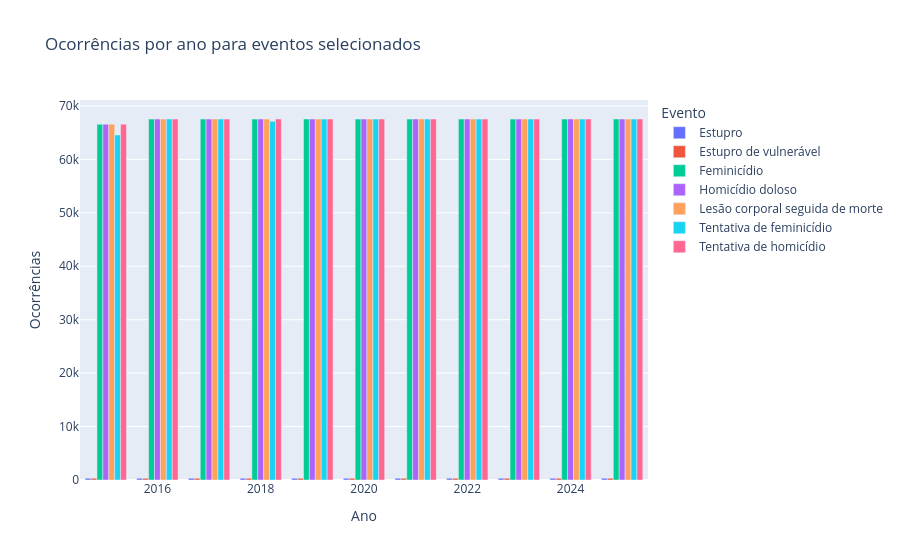

Write notebook code for a chart like this one.
### Markdown cell above
plot feito pelo codex

### Code cell
eventos_para_plotar = [
    "Estupro",                                                              
    "Estupro de vulnerável",
    "Feminicídio",
    "Homicídio doloso",
    "Lesão corporal seguida de morte",
    "Tentativa de feminicídio",
    "Tentativa de homicídio",
]

eventos_por_ano_stmt = (
    select(
        ano.label("ano"),
        evento.label("evento"),
        func.count().label("quantidade"),
    )
    .where(evento.in_(eventos_para_plotar))
    .group_by(ano, evento)
    .order_by(ano, evento)
)

eventos_por_ano_df = pd.read_sql_query(eventos_por_ano_stmt, engine)

fig = px.bar(
    eventos_por_ano_df,
    x="ano",
    y="quantidade",
    color="evento",
    barmode="group",
    title="Ocorrências por ano para eventos selecionados",
    labels={"ano": "Ano", "quantidade": "Ocorrências", "evento": "Evento"},
)
fig.show()

### Figure 1 — Plotly figure (JSON) as saved in the notebook; plotly's stock layout.template omitted (floating-point values rounded to 4 significant figures)
{"data": [{"alignmentgroup": "True", "hovertemplate": "Evento=Estupro<br>Ano=%{x}<br>Ocorrências=%{y}<extra></extra>", "legendgroup": "Estupro", "marker": {"color": "#636efa", "pattern": {"shape": ""}}, "name": "Estupro", "offsetgroup": "Estupro", "orientation": "v", "showlegend": true, "textposition": "auto", "type": "bar", "x": [2015, 2016, 2017, 2018, 2019, 2020, 2021, 2022, 2023, 2024, 2025], "xaxis": "x", "y": [324, 324, 324, 324, 324, 324, 324, 324, 324, 324, 324], "yaxis": "y"}, {"alignmentgroup": "True", "hovertemplate": "Evento=Estupro de vulnerável<br>Ano=%{x}<br>Ocorrências=%{y}<extra></extra>", "legendgroup": "Estupro de vulnerável", "marker": {"color": "#EF553B", "pattern": {"shape": ""}}, "name": "Estupro de vulnerável", "offsetgroup": "Estupro de vulnerável", "orientation": "v", "showlegend": true, "textposition": "auto", "type": "bar", "x": [2015, 2016, 2017, 2018, 2019, 2020, 2021, 2022, 2023, 2024, 2025], "xaxis": "x", "y": [324, 324, 324, 324, 324, 324, 324, 324, 324, 324, 324], "yaxis": "y"}, {"alignmentgroup": "True", "hovertemplate": "Evento=Feminicídio<br>Ano=%{x}<br>Ocorrências=%{y}<extra></extra>", "legendgroup": "Feminicídio", "marker": {"color": "#00cc96", "pattern": {"shape": ""}}, "name": "Feminicídio", "offsetgroup": "Feminicídio", "orientation": "v", "showlegend": true, "textposition": "auto", "type": "bar", "x": [2015, 2016, 2017, 2018, 2019, 2020, 2021, 2022, 2023, 2024, 2025], "xaxis": "x", "y": [66600, 67548, 67548, 67548, 67560, 67560, 67560, 67548, 67548, 67560, 67558], "yaxis": "y"}, {"alignmentgroup": "True", "hovertemplate": "Evento=Homicídio doloso<br>Ano=%{x}<br>Ocorrências=%{y}<extra></extra>", "legendgroup": "Homicídio doloso", "marker": {"color": "#ab63fa", "pattern": {"shape": ""}}, "name": "Homicídio doloso", "offsetgroup": "Homicídio doloso", "orientation": "v", "showlegend": true, "textposition": "auto", "type": "bar", "x": [2015, 2016, 2017, 2018, 2019, 2020, 2021, 2022, 2023, 2024, 2025], "xaxis": "x", "y": [66600, 67548, 67548, 67548, 67560, 67560, 67560, 67548, 67548, 67560, 67558], "yaxis": "y"}, {"alignmentgroup": "True", "hovertemplate": "Evento=Lesão corporal seguida de morte<br>Ano=%{x}<br>Ocorrências=%{y}<extra></extra>", "legendgroup": "Lesão corporal seguida de morte", "marker": {"color": "#FFA15A", "pattern": {"shape": ""}}, "name": "Lesão corporal seguida de morte", "offsetgroup": "Lesão corporal seguida de morte", "orientation": "v", "showlegend": true, "textposition": "auto", "type": "bar", "x": [2015, 2016, 2017, 2018, 2019, 2020, 2021, 2022, 2023, 2024, 2025], "xaxis": "x", "y": [66600, 67548, 67548, 67548, 67560, 67560, 67560, 67548, 67548, 67560, 67558], "yaxis": "y"}, {"alignmentgroup": "True", "hovertemplate": "Evento=Tentativa de feminicídio<br>Ano=%{x}<br>Ocorrências=%{y}<extra></extra>", "legendgroup": "Tentativa de feminicídio", "marker": {"color": "#19d3f3", "pattern": {"shape": ""}}, "name": "Tentativa de feminicídio", "offsetgroup": "Tentativa de feminicídio", "orientation": "v", "showlegend": true, "textposition": "auto", "type": "bar", "x": [2015, 2016, 2017, 2018, 2019, 2020, 2021, 2022, 2023, 2024, 2025], "xaxis": "x", "y": [64576, 67548, 67548, 67128, 67548, 67548, 67548, 67548, 67548, 67548, 67554], "yaxis": "y"}, {"alignmentgroup": "True", "hovertemplate": "Evento=Tentativa de homicídio<br>Ano=%{x}<br>Ocorrências=%{y}<extra></extra>", "legendgroup": "Tentativa de homicídio", "marker": {"color": "#FF6692", "pattern": {"shape": ""}}, "name": "Tentativa de homicídio", "offsetgroup": "Tentativa de homicídio", "orientation": "v", "showlegend": true, "textposition": "auto", "type": "bar", "x": [2015, 2016, 2017, 2018, 2019, 2020, 2021, 2022, 2023, 2024, 2025], "xaxis": "x", "y": [66600, 67548, 67548, 67548, 67560, 67560, 67560, 67548, 67548, 67560, 67558], "yaxis": "y"}], "layout": {"barmode": "group", "legend": {"title": {"text": "Evento"}, "tracegroupgap": 0}, "title": {"text": "Ocorrências por ano para eventos selecionados"}, "xaxis": {"anchor": "y", "domain": [0, 1], "title": {"text": "Ano"}}, "yaxis": {"anchor": "x", "domain": [0, 1], "title": {"text": "Ocorrências"}}}}
